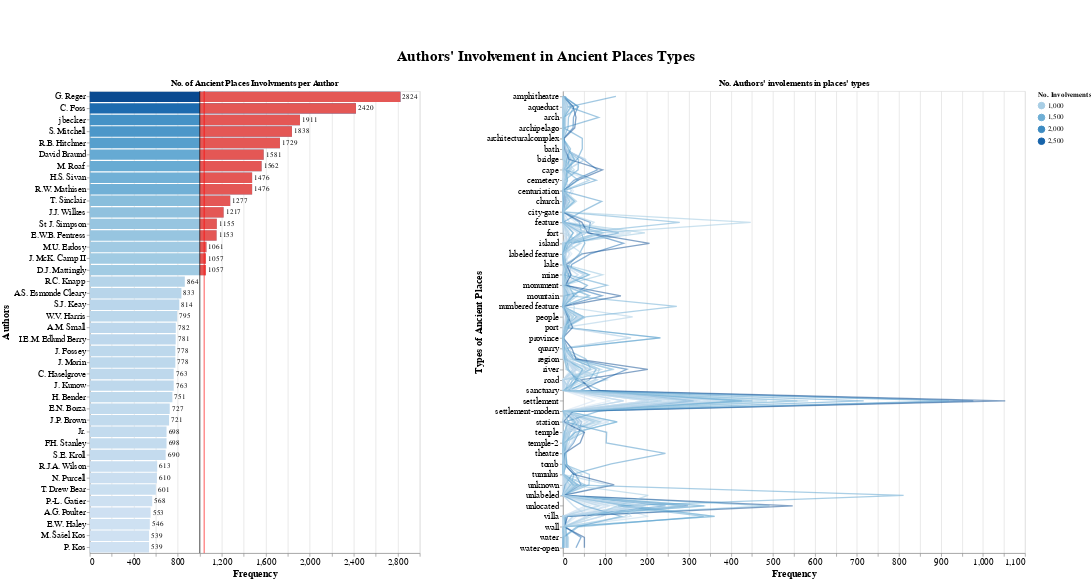

The notebook cell saved with this chart:
### Markdown cell above
# Building the Desing 4

### Code cell
des3_df = pd.read_csv('des3_df.csv', index_col=0)
f_t_100 = pd.read_csv('f_t_100_des4.csv', index_col=0)

threshold = pd.DataFrame([{"threshold": 1000}])
selector = alt.selection_multi(fields=['creators'])
feat_t = list(f_t_100['feature types'].values)


########################
## CREATORS BAR CHART ##
########################
bars = alt.Chart(des3_df).mark_bar().encode(
    x=alt.X("frequency:Q", title='Frequency'),
    y=alt.Y("creators:O", title='Authors',
            sort=alt.Sort(field="frequency", order="descending"),
            ),
    color=alt.condition(selector, #brush,
                        'frequency:Q',
                        alt.value('lightgray'),
                        #legend=None
                        legend=alt.Legend( title='No. Involvements')
                       )
).properties(
    title="No. of Ancient Places Involvments per Author",
    #fontSize=2,
    #titleFontSize = 14,
    height=700
).transform_calculate(
    "baseline", "90"
).add_selection(
    selector #brush
)


'''
text = bars.mark_text(
    align='left',
    baseline='middle',
    dx=3,  # Nudges text to right so it doesn't appear on top of the bar
   # text=alt.Text('frequency:Q')
).encode(
    text='frequency:O'
)
'''



highlight = alt.Chart(des3_df).mark_bar(color="#e45755").encode(
    x=alt.X('frequency:Q'),
    x2= alt.X2('baseline:Q'),
    y=alt.Y('creators:O', sort=alt.Sort(field="frequency", order="descending")),
).transform_calculate("baseline", "1000").transform_window(
    rank='rank(frequency)',
    sort=[alt.SortField("frequency", order="descending")],
).transform_filter(
    alt.datum.frequency > 1000
).transform_filter(
    selector #brush
)

rule = alt.Chart(threshold).mark_rule().encode(
    x='threshold:Q'
)

rule2 = alt.Chart(des3_df).mark_rule(color='red').encode(
    x='mean(frequency):Q',
)



#######################
##  PARALLEL COORDS  ##
#######################
par_cord = alt.Chart(des3_df).transform_window(
    index='count()'
).transform_fold(
    feat_t
).mark_line().encode(
    y=alt.Y('key:N', title='Types of Ancient Places'),
    x=alt.X('value:Q', title='Frequency'),
    #color='frequency:O',
    color=alt.condition(selector, #brush,
                        'frequency:Q',
                        alt.value('lightgray'),
                        legend=None
                       ),
    detail='index:N',
    opacity=alt.value(0.5)
).properties(
    title="No. Authors' involements in places' types",
    #fontSize=20,
    width=700,
    height=700
).add_selection(
    selector #brush
).transform_filter(
    selector #brush
)



#################
##   Merging   ##
#################
creators = (bars + text + highlight + rule + rule2).properties(width=500)

dashboard1 = alt.hconcat(creators, par_cord, spacing=80,padding={"top":75}, title={"text":"Authors' Involvement in Ancient Places Types",
                                                   "fontSize":23,
                                                   "anchor":"middle", 
                                                   "baseline":"alphabetic"}).configure_axis(
    labelFontSize=13,
    titleFontSize=15
)
dashboard1

### Figure 1 — Vega-Lite specification as saved in the notebook (floating-point values rounded to 4 significant figures)
{"config": {"view": {"continuousWidth": 400, "continuousHeight": 300}, "axis": {"labelFontSize": 13, "titleFontSize": 15}}, "hconcat": [{"layer": [{"data": {"name": "data-f4ef95e05743da872d60807af327ae5d"}, "mark": "bar", "encoding": {"color": {"condition": {"type": "quantitative", "field": "frequency", "legend": {"title": "No. Involvements"}, "selection": "selector004"}, "value": "lightgray"}, "x": {"type": "quantitative", "field": "frequency", "title": "Frequency"}, "y": {"type": "ordinal", "field": "creators", "sort": {"field": "frequency", "order": "descending"}, "title": "Authors"}}, "height": 700, "selection": {"selector004": {"type": "multi", "fields": ["creators"]}}, "title": "No. of Ancient Places Involvments per Author", "transform": [{"calculate": "90", "as": "baseline"}]}, {"data": {"name": "data-f4ef95e05743da872d60807af327ae5d"}, "mark": {"type": "text", "align": "left", "baseline": "middle", "dx": 3}, "encoding": {"text": {"type": "ordinal", "field": "frequency"}, "x": {"type": "quantitative", "field": "frequency", "title": "Frequency"}, "y": {"type": "ordinal", "field": "creators", "sort": {"field": "frequency", "order": "descending"}, "title": "Authors"}}, "height": 700, "selection": {"selector003": {"type": "multi", "fields": ["creators"]}}, "title": "No. of Ancient Places Involvments per Author", "transform": [{"calculate": "90", "as": "baseline"}]}, {"data": {"name": "data-f4ef95e05743da872d60807af327ae5d"}, "mark": {"type": "bar", "color": "#e45755"}, "encoding": {"x": {"type": "quantitative", "field": "frequency"}, "x2": {"field": "baseline"}, "y": {"type": "ordinal", "field": "creators", "sort": {"field": "frequency", "order": "descending"}}}, "transform": [{"calculate": "1000", "as": "baseline"}, {"window": [{"op": "rank", "field": "frequency", "as": "rank"}], "sort": [{"field": "frequency", "order": "descending"}]}, {"filter": "(datum.frequency > 1000)"}, {"filter": {"selection": "selector004"}}]}, {"data": {"name": "data-85e7df2fb05bac18b4a6dbad3f0089bd"}, "mark": "rule", "encoding": {"x": {"type": "quantitative", "field": "threshold"}}}, {"data": {"name": "data-f4ef95e05743da872d60807af327ae5d"}, "mark": {"type": "rule", "color": "red"}, "encoding": {"x": {"type": "quantitative", "aggregate": "mean", "field": "frequency"}}}], "width": 500}, {"data": {"name": "data-f4ef95e05743da872d60807af327ae5d"}, "mark": "line", "encoding": {"color": {"condition": {"type": "quantitative", "field": "frequency", "legend": null, "selection": "selector004"}, "value": "lightgray"}, "detail": {"type": "nominal", "field": "index"}, "opacity": {"value": 0.5}, "x": {"type": "quantitative", "field": "value", "title": "Frequency"}, "y": {"type": "nominal", "field": "key", "title": "Types of Ancient Places"}}, "height": 700, "selection": {"selector004": {"type": "multi", "fields": ["creators"]}}, "title": "No. Authors' involements in places' types", "transform": [{"window": [{"op": "count", "as": "index"}]}, {"fold": ["aqueduct", "numbered feature", "cemetery", "church", "settlement-modern", "cape", "labeled feature", "centuriation", "villa", "water", "sanctuary", "amphitheatre", "arch", "station", "mountain", "island", "temple", "unlabeled", "road", "feature", "mine", "archipelago", "bridge", "river", "water-open", "theatre", "monument", "bath", "city-gate", "wall", "region", "fort", "tomb", "unlocated", "province", "lake", "quarry", "people", "settlement", "port", "unknown", "architecturalcomplex", "tumulus", "temple-2"]}, {"filter": {"selection": "selector004"}}], "width": 700}], "padding": {"top": 75}, "spacing": 80, "title": {"text": "Authors' Involvement in Ancient Places Types", "fontSize": 23, "anchor": "middle", "baseline": "alphabetic"}, "$schema": "https://vega.github.io/schema/vega-lite/v4.8.1.json", "datasets": {"data-f4ef95e05743da872d60807af327ae5d": [{"creators": "Jr.", "frequency": 698, "aqueduct": 12, "lake": 2, "bridge": 53, "settlement": 204, "unlabeled": 0, "villa": 91, "labeled feature": 0, "mine": 51, "tomb": 0, "water-open": 3, "province": 0, "fort": 7, "wall": 1, "people": 11, "settlement-modern": 4, "temple-2": 4, "monument": 1, "cemetery": 0, "station": 36, "cape": 10, "unlocated": 162, "road": 1, "architecturalcomplex": 0, "temple": 5, "sanctuary": 4, "water": 3, "region": 5, "theatre": 3, "city-gate": 0, "amphitheatre": 2, "mountain": 5, "church": 0, "port": 3, "river": 24, "island": 10, "arch": 0, "feature": 0, "quarry": 0, "archipelago": 0, "bath": 1, "centuriation": 1, "numbered feature": 0, "unknown": 8, "tumulus": 0}, {"creators": "A.G. Poulter", "frequency": 553, "aqueduct": 2, "lake": 0, "bridge": 2, "settlement": 74, "unlabeled": 0, "villa": 7, "labeled feature": 16, "mine": 4, "tomb": 0, "water-open": 0, "province": 0, "fort": 120, "wall": 1, "people": 10, "settlement-modern": 1, "temple-2": 0, "monument": 0, "cemetery": 0, "station": 22, "cape": 2, "unlocated": 246, "road": 34, "architecturalcomplex": 0, "temple": 2, "sanctuary": 1, "water": 0, "region": 1, "theatre": 0, "city-gate": 0, "amphitheatre": 0, "mountain": 1, "church": 3, "port": 3, "river": 10, "island": 1, "arch": 0, "feature": 16, "quarry": 0, "archipelago": 0, "bath": 1, "centuriation": 0, "numbered feature": 0, "unknown": 0, "tumulus": 3}, {"creators": "P.-L. Gatier", "frequency": 568, "aqueduct": 10, "lake": 0, "bridge": 17, "settlement": 212, "unlabeled": 0, "villa": 1, "labeled feature": 6, "mine": 0, "tomb": 3, "water-open": 2, "province": 0, "fort": 26, "wall": 0, "people": 6, "settlement-modern": 1, "temple-2": 3, "monument": 3, "cemetery": 1, "station": 32, "cape": 1, "unlocated": 108, "road": 38, "architecturalcomplex": 0, "temple": 14, "sanctuary": 12, "water": 2, "region": 7, "theatre": 2, "city-gate": 0, "amphitheatre": 1, "mountain": 18, "church": 16, "port": 7, "river": 26, "island": 0, "arch": 1, "feature": 6, "quarry": 0, "archipelago": 0, "bath": 1, "centuriation": 5, "numbered feature": 0, "unknown": 3, "tumulus": 2}, {"creators": "C. Haselgrove", "frequency": 763, "aqueduct": 6, "lake": 0, "bridge": 9, "settlement": 320, "unlabeled": 0, "villa": 59, "labeled feature": 0, "mine": 11, "tomb": 3, "water-open": 0, "province": 0, "fort": 85, "wall": 1, "people": 38, "settlement-modern": 5, "temple-2": 5, "monument": 1, "cemetery": 3, "station": 39, "cape": 0, "unlocated": 25, "road": 82, "architecturalcomplex": 0, "temple": 26, "sanctuary": 24, "water": 0, "region": 2, "theatre": 7, "city-gate": 0, "amphitheatre": 3, "mountain": 3, "church": 0, "port": 1, "river": 30, "island": 0, "arch": 0, "feature": 0, "quarry": 7, "archipelago": 0, "bath": 6, "centuriation": 0, "numbered feature": 0, "unknown": 11, "tumulus": 2}, {"creators": "E.N. Borza", "frequency": 727, "aqueduct": 2, "lake": 7, "bridge": 14, "settlement": 294, "unlabeled": 0, "villa": 4, "labeled feature": 0, "mine": 21, "tomb": 0, "water-open": 7, "province": 0, "fort": 42, "wall": 3, "people": 6, "settlement-modern": 6, "temple-2": 2, "monument": 1, "cemetery": 3, "station": 27, "cape": 16, "unlocated": 162, "road": 1, "architecturalcomplex": 0, "temple": 5, "sanctuary": 2, "water": 7, "region": 9, "theatre": 0, "city-gate": 0, "amphitheatre": 0, "mountain": 14, "church": 0, "port": 3, "river": 35, "island": 27, "arch": 0, "feature": 0, "quarry": 3, "archipelago": 0, "bath": 0, "centuriation": 0, "numbered feature": 0, "unknown": 37, "tumulus": 1}, {"creators": "H. Bender", "frequency": 751, "aqueduct": 4, "lake": 3, "bridge": 25, "settlement": 242, "unlabeled": 0, "villa": 1, "labeled feature": 0, "mine": 13, "tomb": 0, "water-open": 1, "province": 1, "fort": 146, "wall": 4, "people": 41, "settlement-modern": 5, "temple-2": 0, "monument": 0, "cemetery": 62, "station": 68, "cape": 0, "unlocated": 65, "road": 1, "architecturalcomplex": 0, "temple": 11, "sanctuary": 7, "water": 1, "region": 2, "theatre": 2, "city-gate": 0, "amphitheatre": 2, "mountain": 7, "church": 10, "port": 1, "river": 31, "island": 0, "arch": 0, "feature": 0, "quarry": 4, "archipelago": 0, "bath": 1, "centuriation": 1, "numbered feature": 0, "unknown": 15, "tumulus": 0}, {"creators": "J.J. Wilkes", "frequency": 1217, "aqueduct": 0, "lake": 2, "bridge": 6, "settlement": 294, "unlabeled": 0, "villa": 0, "labeled feature": 6, "mine": 94, "tomb": 0, "water-open": 0, "province": 232, "fort": 195, "wall": 1, "people": 24, "settlement-modern": 3, "temple-2": 0, "monument": 1, "cemetery": 1, "station": 87, "cape": 1, "unlocated": 88, "road": 104, "architecturalcomplex": 0, "temple": 1, "sanctuary": 0, "water": 0, "region": 8, "theatre": 1, "city-gate": 0, "amphitheatre": 1, "mountain": 11, "church": 0, "port": 3, "river": 38, "island": 1, "arch": 0, "feature": 6, "quarry": 0, "archipelago": 0, "bath": 7, "centuriation": 0, "numbered feature": 0, "unknown": 27, "tumulus": 1}, {"creators": "T. Drew Bear", "frequency": 601, "aqueduct": 1, "lake": 0, "bridge": 16, "settlement": 145, "unlabeled": 0, "villa": 0, "labeled feature": 21, "mine": 4, "tomb": 2, "water-open": 0, "province": 0, "fort": 9, "wall": 1, "people": 0, "settlement-modern": 2, "temple-2": 21, "monument": 3, "cemetery": 0, "station": 1, "cape": 0, "unlocated": 281, "road": 0, "architecturalcomplex": 0, "temple": 25, "sanctuary": 13, "water": 0, "region": 4, "theatre": 0, "city-gate": 0, "amphitheatre": 0, "mountain": 7, "church": 2, "port": 0, "river": 18, "island": 0, "arch": 0, "feature": 30, "quarry": 4, "archipelago": 0, "bath": 3, "centuriation": 0, "numbered feature": 9, "unknown": 4, "tumulus": 2}, {"creators": "C. Foss", "frequency": 2420, "aqueduct": 36, "lake": 21, "bridge": 48, "settlement": 977, "unlabeled": 0, "villa": 7, "labeled feature": 65, "mine": 13, "tomb": 8, "water-open": 31, "province": 0, "fort": 61, "wall": 5, "people": 8, "settlement-modern": 17, "temple-2": 25, "monument": 8, "cemetery": 26, "station": 44, "cape": 82, "unlocated": 298, "road": 95, "architecturalcomplex": 1, "temple": 38, "sanctuary": 42, "water": 43, "region": 25, "theatre": 5, "city-gate": 0, "amphitheatre": 0, "mountain": 93, "church": 10, "port": 11, "river": 152, "island": 144, "arch": 25, "feature": 65, "quarry": 11, "archipelago": 24, "bath": 4, "centuriation": 0, "numbered feature": 0, "unknown": 43, "tumulus": 30}, {"creators": "J.P. Brown", "frequency": 721, "aqueduct": 20, "lake": 3, "bridge": 16, "settlement": 351, "unlabeled": 0, "villa": 0, "labeled feature": 15, "mine": 0, "tomb": 0, "water-open": 1, "province": 0, "fort": 55, "wall": 0, "people": 9, "settlement-modern": 3, "temple-2": 14, "monument": 2, "cemetery": 1, "station": 23, "cape": 2, "unlocated": 81, "road": 42, "architecturalcomplex": 0, "temple": 30, "sanctuary": 9, "water": 2, "region": 8, "theatre": 4, "city-gate": 0, "amphitheatre": 1, "mountain": 12, "church": 9, "port": 4, "river": 22, "island": 0, "arch": 0, "feature": 15, "quarry": 1, "archipelago": 0, "bath": 3, "centuriation": 3, "numbered feature": 0, "unknown": 7, "tumulus": 0}, {"creators": "S.J. Keay", "frequency": 814, "aqueduct": 7, "lake": 2, "bridge": 19, "settlement": 226, "unlabeled": 0, "villa": 162, "labeled feature": 0, "mine": 36, "tomb": 8, "water-open": 1, "province": 0, "fort": 15, "wall": 0, "people": 35, "settlement-modern": 6, "temple-2": 1, "monument": 1, "cemetery": 6, "station": 73, "cape": 5, "unlocated": 141, "road": 0, "architecturalcomplex": 0, "temple": 11, "sanctuary": 5, "water": 1, "region": 4, "theatre": 1, "city-gate": 0, "amphitheatre": 1, "mountain": 10, "church": 11, "port": 3, "river": 27, "island": 0, "arch": 1, "feature": 0, "quarry": 1, "archipelago": 0, "bath": 8, "centuriation": 0, "numbered feature": 0, "unknown": 16, "tumulus": 0}, {"creators": "T. Sinclair", "frequency": 1277, "aqueduct": 9, "lake": 6, "bridge": 27, "settlement": 410, "unlabeled": 0, "villa": 2, "labeled feature": 4, "mine": 2, "tomb": 3, "water-open": 1, "province": 1, "fort": 83, "wall": 1, "people": 34, "settlement-modern": 1, "temple-2": 1, "monument": 3, "cemetery": 0, "station": 76, "cape": 8, "unlocated": 286, "road": 76, "architecturalcomplex": 1, "temple": 9, "sanctuary": 11, "water": 1, "region": 36, "theatre": 1, "city-gate": 0, "amphitheatre": 1, "mountain": 35, "church": 32, "port": 6, "river": 87, "island": 3, "arch": 2, "feature": 4, "quarry": 0, "archipelago": 0, "bath": 0, "centuriation": 2, "numbered feature": 0, "unknown": 36, "tumulus": 2}, {"creators": "I.E.M. Edlund Berry", "frequency": 781, "aqueduct": 8, "lake": 4, "bridge": 21, "settlement": 327, "unlabeled": 0, "villa": 23, "labeled feature": 0, "mine": 0, "tomb": 0, "water-open": 10, "province": 0, "fort": 13, "wall": 0, "people": 24, "settlement-modern": 9, "temple-2": 7, "monument": 0, "cemetery": 1, "station": 59, "cape": 19, "unlocated": 147, "road": 21, "architecturalcomplex": 0, "temple": 12, "sanctuary": 15, "water": 10, "region": 6, "theatre": 1, "city-gate": 0, "amphitheatre": 1, "mountain": 10, "church": 1, "port": 8, "river": 63, "island": 15, "arch": 5, "feature": 0, "quarry": 2, "archipelago": 5, "bath": 2, "centuriation": 20, "numbered feature": 0, "unknown": 7, "tumulus": 0}, {"creators": "H.S. Sivan", "frequency": 1476, "aqueduct": 19, "lake": 2, "bridge": 27, "settlement": 426, "unlabeled": 0, "villa": 361, "labeled feature": 0, "mine": 62, "tomb": 9, "water-open": 2, "province": 0, "fort": 24, "wall": 0, "people": 49, "settlement-modern": 9, "temple-2": 4, "monument": 2, "cemetery": 10, "station": 129, "cape": 8, "unlocated": 156, "road": 31, "architecturalcomplex": 0, "temple": 29, "sanctuary": 14, "water": 2, "region": 5, "theatre": 7, "city-gate": 0, "amphitheatre": 5, "mountain": 12, "church": 27, "port": 5, "river": 47, "island": 9, "arch": 2, "feature": 0, "quarry": 2, "archipelago": 1, "bath": 13, "centuriation": 0, "numbered feature": 0, "unknown": 32, "tumulus": 0}, {"creators": "R.J.A. Wilson", "frequency": 613, "aqueduct": 5, "lake": 2, "bridge": 8, "settlement": 264, "unlabeled": 0, "villa": 55, "labeled feature": 0, "mine": 9, "tomb": 1, "water-open": 2, "province": 0, "fort": 16, "wall": 2, "people": 1, "settlement-modern": 18, "temple-2": 1, "monument": 2, "cemetery": 2, "station": 23, "cape": 17, "unlocated": 98, "road": 0, "architecturalcomplex": 1, "temple": 4, "sanctuary": 19, "water": 3, "region": 0, "theatre": 2, "city-gate": 0, "amphitheatre": 0, "mountain": 19, "church": 3, "port": 7, "river": 65, "island": 24, "arch": 4, "feature": 0, "quarry": 0, "archipelago": 3, "bath": 7, "centuriation": 0, "numbered feature": 0, "unknown": 7, "tumulus": 0}, {"creators": "M.U. Erdosy", "frequency": 1061, "aqueduct": 0, "lake": 6, "bridge": 0, "settlement": 422, "unlabeled": 0, "villa": 0, "labeled feature": 0, "mine": 0, "tomb": 0, "water-open": 3, "province": 0, "fort": 2, "wall": 0, "people": 166, "settlement-modern": 3, "temple-2": 1, "monument": 0, "cemetery": 0, "station": 0, "cape": 11, "unlocated": 198, "road": 0, "architecturalcomplex": 0, "temple": 1, "sanctuary": 1, "water": 5, "region": 15, "theatre": 0, "city-gate": 0, "amphitheatre": 0, "mountain": 28, "church": 0, "port": 6, "river": 91, "island": 43, "arch": 3, "feature": 0, "quarry": 0, "archipelago": 3, "bath": 0, "centuriation": 0, "numbered feature": 0, "unknown": 108, "tumulus": 0}, {"creators": "M. Šašel Kos", "frequency": 539, "aqueduct": 19, "lake": 3, "bridge": 4, "settlement": 144, "unlabeled": 0, "villa": 0, "labeled feature": 7, "mine": 19, "tomb": 0, "water-open": 4, "province": 1, "fort": 47, "wall": 0, "people": 41, "settlement-modern": 2, "temple-2": 0, "monument": 0, "cemetery": 0, "station": 109, "cape": 3, "unlocated": 54, "road": 0, "architecturalcomplex": 1, "temple": 0, "sanctuary": 0, "water": 4, "region": 2, "theatre": 2, "city-gate": 0, "amphitheatre": 2, "mountain": 12, "church": 0, "port": 4, "river": 27, "island": 24, "arch": 7, "feature": 7, "quarry": 20, "archipelago": 6, "bath": 3, "centuriation": 7, "numbered feature": 0, "unknown": 0, "tumulus": 0}, {"creators": "R.C. Knapp", "frequency": 864, "aqueduct": 12, "lake": 2, "bridge": 53, "settlement": 204, "unlabeled": 0, "villa": 91, "labeled feature": 0, "mine": 51, "tomb": 0, "water-open": 3, "province": 162, "fort": 7, "wall": 1, "people": 11, "settlement-modern": 4, "temple-2": 4, "monument": 1, "cemetery": 0, "station": 36, "cape": 10, "unlocated": 162, "road": 1, "architecturalcomplex": 0, "temple": 5, "sanctuary": 4, "water": 3, "region": 6, "theatre": 3, "city-gate": 0, "amphitheatre": 2, "mountain": 5, "church": 0, "port": 3, "river": 24, "island": 10, "arch": 0, "feature": 0, "quarry": 0, "archipelago": 0, "bath": 1, "centuriation": 1, "numbered feature": 0, "unknown": 8, "tumulus": 0}, {"creators": "S. Mitchell", "frequency": 1838, "aqueduct": 26, "lake": 15, "bridge": 37, "settlement": 716, "unlabeled": 0, "villa": 5, "labeled feature": 39, "mine": 6, "tomb": 1, "water-open": 11, "province": 232, "fort": 44, "wall": 2, "people": 16, "settlement-modern": 13, "temple-2": 9, "monument": 5, "cemetery": 4, "station": 37, "cape": 36, "unlocated": 244, "road": 63, "architecturalcomplex": 1, "temple": 17, "sanctuary": 17, "water": 11, "region": 23, "theatre": 5, "city-gate": 0, "amphitheatre": 0, "mountain": 63, "church": 8, "port": 5, "river": 79, "island": 52, "arch": 13, "feature": 39, "quarry": 3, "archipelago": 12, "bath": 4, "centuriation": 0, "numbered feature": 0, "unknown": 19, "tumulus": 26}, {"creators": "A.M. Small", "frequency": 782, "aqueduct": 8, "lake": 4, "bridge": 21, "settlement": 327, "unlabeled": 0, "villa": 23, "labeled feature": 0, "mine": 0, "tomb": 0, "water-open": 10, "province": 0, "fort": 13, "wall": 0, "people": 24, "settlement-modern": 9, "temple-2": 7, "monument": 0, "cemetery": 1, "station": 59, "cape": 19, "unlocated": 147, "road": 22, "architecturalcomplex": 0, "temple": 12, "sanctuary": 15, "water": 10, "region": 6, "theatre": 1, "city-gate": 0, "amphitheatre": 1, "mountain": 10, "church": 1, "port": 8, "river": 63, "island": 15, "arch": 5, "feature": 0, "quarry": 2, "archipelago": 5, "bath": 2, "centuriation": 20, "numbered feature": 0, "unknown": 7, "tumulus": 0}, {"creators": "W.V. Harris", "frequency": 795, "aqueduct": 6, "lake": 15, "bridge": 32, "settlement": 284, "unlabeled": 0, "villa": 25, "labeled feature": 0, "mine": 18, "tomb": 1, "water-open": 0, "province": 162, "fort": 0, "wall": 2, "people": 36, "settlement-modern": 17, "temple-2": 4, "monument": 0, "cemetery": 9, "station": 43, "cape": 2, "unlocated": 112, "road": 4, "architecturalcomplex": 2, "temple": 4, "sanctuary": 11, "water": 0, "region": 9, "theatre": 2, "city-gate": 0, "amphitheatre": 2, "mountain": 10, "church": 8, "port": 14, "river": 56, "island": 14, "arch": 2, "feature": 0, "quarry": 0, "archipelago": 0, "bath": 7, "centuriation": 10, "numbered feature": 0, "unknown": 2, "tumulus": 3}, {"creators": "St J. Simpson", "frequency": 1155, "aqueduct": 0, "lake": 7, "bridge": 7, "settlement": 486, "unlabeled": 0, "villa": 0, "labeled feature": 0, "mine": 0, "tomb": 2, "water-open": 0, "province": 2, "fort": 56, "wall": 9, "people": 21, "settlement-modern": 3, "temple-2": 1, "monument": 7, "cemetery": 5, "station": 25, "cape": 0, "unlocated": 339, "road": 15, "architecturalcomplex": 1, "temple": 14, "sanctuary": 4, "water": 0, "region": 36, "theatre": 0, "city-gate": 0, "amphitheatre": 0, "mountain": 16, "church": 16, "port": 2, "river": 55, "island": 8, "arch": 1, "feature": 0, "quarry": 0, "archipelago": 0, "bath": 0, "centuriation": 0, "numbered feature": 0, "unknown": 35, "tumulus": 0}, {"creators": "David Braund", "frequency": 1581, "aqueduct": 0, "lake": 5, "bridge": 12, "settlement": 451, "unlabeled": 0, "villa": 6, "labeled feature": 7, "mine": 2, "tomb": 0, "water-open": 8, "province": 1, "fort": 40, "wall": 8, "people": 54, "settlement-modern": 2, "temple-2": 1, "monument": 1, "cemetery": 1, "station": 30, "cape": 15, "unlocated": 336, "road": 25, "architecturalcomplex": 0, "temple": 7, "sanctuary": 4, "water": 8, "region": 24, "theatre": 0, "city-gate": 0, "amphitheatre": 0, "mountain": 17, "church": 3, "port": 8, "river": 116, "island": 10, "arch": 0, "feature": 278, "quarry": 0, "archipelago": 0, "bath": 0, "centuriation": 3, "numbered feature": 271, "unknown": 62, "tumulus": 63}, {"creators": "J. Fossey", "frequency": 778, "aqueduct": 0, "lake": 8, "bridge": 1, "settlement": 374, "unlabeled": 0, "villa": 0, "labeled feature": 0, "mine": 1, "tomb": 1, "water-open": 5, "province": 0, "fort": 35, "wall": 3, "people": 7, "settlement-modern": 4, "temple-2": 23, "monument": 0, "cemetery": 0, "station": 0, "cape": 7, "unlocated": 192, "road": 0, "architecturalcomplex": 0, "temple": 35, "sanctuary": 20, "water": 5, "region": 9, "theatre": 1, "city-gate": 0, "amphitheatre": 0, "mountain": 22, "church": 5, "port": 4, "river": 32, "island": 22, "arch": 0, "feature": 0, "quarry": 1, "archipelago": 0, "bath": 0, "centuriation": 0, "numbered feature": 0, "unknown": 30, "tumulus": 0}, {"creators": "P. Kos", "frequency": 539, "aqueduct": 19, "lake": 3, "bridge": 4, "settlement": 144, "unlabeled": 0, "villa": 0, "labeled feature": 7, "mine": 19, "tomb": 0, "water-open": 4, "province": 1, "fort": 47, "wall": 0, "people": 41, "settlement-modern": 2, "temple-2": 0, "monument": 0, "cemetery": 0, "station": 109, "cape": 3, "unlocated": 54, "road": 0, "architecturalcomplex": 1, "temple": 0, "sanctuary": 0, "water": 4, "region": 2, "theatre": 2, "city-gate": 0, "amphitheatre": 2, "mountain": 12, "church": 0, "port": 4, "river": 27, "island": 24, "arch": 7, "feature": 7, "quarry": 20, "archipelago": 6, "bath": 3, "centuriation": 7, "numbered feature": 0, "unknown": 0, "tumulus": 0}, {"creators": "M. Roaf", "frequency": 1562, "aqueduct": 1, "lake": 7, "bridge": 18, "settlement": 558, "unlabeled": 0, "villa": 0, "labeled feature": 0, "mine": 3, "tomb": 4, "water-open": 1, "province": 3, "fort": 96, "wall": 8, "people": 32, "settlement-modern": 4, "temple-2": 1, "monument": 14, "cemetery": 11, "station": 26, "cape": 1, "unlocated": 492, "road": 16, "architecturalcomplex": 1, "temple": 50, "sanctuary": 6, "water": 1, "region": 54, "theatre": 0, "city-gate": 0, "amphitheatre": 0, "mountain": 26, "church": 16, "port": 3, "river": 66, "island": 13, "arch": 2, "feature": 0, "quarry": 2, "archipelago": 1, "bath": 0, "centuriation": 0, "numbered feature": 0, "unknown": 52, "tumulus": 0}, {"creators": "S.E. Kroll", "frequency": 690, "aqueduct": 0, "lake": 6, "bridge": 3, "settlement": 255, "unlabeled": 0, "villa": 0, "labeled feature": 0, "mine": 0, "tomb": 0, "water-open": 1, "province": 1, "fort": 53, "wall": 0, "people": 17, "settlement-modern": 1, "temple-2": 0, "monument": 2, "cemetery": 10, "station": 25, "cape": 0, "unlocated": 194, "road": 15, "architecturalcomplex": 1, "temple": 7, "sanctuary": 4, "water": 1, "region": 25, "theatre": 0, "city-gate": 0, "amphitheatre": 0, "mountain": 18, "church": 16, "port": 0, "river": 22, "island": 0, "arch": 1, "feature": 0, "quarry": 0, "archipelago": 0, "bath": 0, "centuriation": 0, "numbered feature": 0, "unknown": 26, "tumulus": 0}, {"creators": "N. Purcell", "frequency": 610, "aqueduct": 8, "lake": 5, "bridge": 11, "settlement": 198, "unlabeled": 0, "villa": 26, "labeled feature": 0, "mine": 0, "tomb": 0, "water-open": 4, "province": 0, "fort": 2, "wall": 1, "people": 36, "settlement-modern": 15, "temple-2": 10, "monument": 0, "cemetery": 2, "station": 16, "cape": 4, "unlocated": 189, "road": 8, "architecturalcomplex": 1, "temple": 11, "sanctuary": 22, "water": 4, "region": 15, "theatre": 9, "city-gate": 0, "amphitheatre": 7, "mountain": 18, "church": 10, "port": 5, "river": 24, "island": 11, "arch": 3, "feature": 0, "quarry": 0, "archipelago": 2, "bath": 4, "centuriation": 25, "numbered feature": 0, "unknown": 8, "tumulus": 0}, {"creators": "E.W. Haley", "frequency": 546, "aqueduct": 1, "lake": 0, "bridge": 26, "settlement": 113, "unlabeled": 0, "villa": 33, "labeled feature": 0, "mine": 35, "tomb": 0, "water-open": 2, "province": 1, "fort": 6, "wall": 1, "people": 47, "settlement-modern": 3, "temple-2": 0, "monument": 1, "cemetery": 1, "station": 48, "cape": 5, "unlocated": 154, "road": 15, "architecturalcomplex": 0, "temple": 1, "sanctuary": 0, "water": 2, "region": 2, "theatre": 1, "city-gate": 0, "amphitheatre": 1, "mountain": 3, "church": 5, "port": 5, "river": 26, "island": 4, "arch": 3, "feature": 0, "quarry": 0, "archipelago": 3, "bath": 1, "centuriation": 0, "numbered feature": 0, "unknown": 23, "tumulus": 0}, {"creators": "A.S. Esmonde Cleary", "frequency": 833, "aqueduct": 7, "lake": 1, "bridge": 1, "settlement": 144, "unlabeled": 0, "villa": 203, "labeled feature": 0, "mine": 19, "tomb": 0, "water-open": 10, "province": 0, "fort": 162, "wall": 3, "people": 44, "settlement-modern": 6, "temple-2": 15, "monument": 1, "cemetery": 3, "station": 4, "cape": 16, "unlocated": 120, "road": 10, "architecturalcomplex": 1, "temple": 15, "sanctuary": 11, "water": 10, "region": 1, "theatre": 2, "city-gate": 0, "amphitheatre": 2, "mountain": 1, "church": 0, "port": 2, "river": 70, "island": 24, "arch": 5, "feature": 0, "quarry": 2, "archipelago": 4, "bath": 7, "centuriation": 0, "numbered feature": 0, "unknown": 5, "tumulus": 2}, {"creators": "jbecker", "frequency": 1911, "aqueduct": 14, "lake": 8, "bridge": 34, "settlement": 311, "unlabeled": 0, "villa": 139, "labeled feature": 0, "mine": 5, "tomb": 115, "water-open": 0, "province": 0, "fort": 133, "wall": 33, "people": 11, "settlement-modern": 83, "temple-2": 103, "monument": 58, "cemetery": 79, "station": 5, "cape": 6, "unlocated": 51, "road": 31, "architecturalcomplex": 46, "temple": 104, "sanctuary": 89, "water": 0, "region": 9, "theatre": 244, "city-gate": 43, "amphitheatre": 126, "mountain": 24, "church": 92, "port": 14, "river": 13, "island": 21, "arch": 85, "feature": 0, "quarry": 0, "archipelago": 2, "bath": 46, "centuriation": 0, "numbered feature": 0, "unknown": 5, "tumulus": 22}, {"creators": "F.H. Stanley", "frequency": 698, "aqueduct": 12, "lake": 2, "bridge": 53, "settlement": 204, "unlabeled": 0, "villa": 91, "labeled feature": 0, "mine": 51, "tomb": 0, "water-open": 3, "province": 0, "fort": 7, "wall": 1, "people": 11, "settlement-modern": 4, "temple-2": 4, "monument": 1, "cemetery": 0, "station": 36, "cape": 10, "unlocated": 162, "road": 1, "architecturalcomplex": 0, "temple": 5, "sanctuary": 4, "water": 3, "region": 5, "theatre": 3, "city-gate": 0, "amphitheatre": 2, "mountain": 5, "church": 0, "port": 3, "river": 24, "island": 10, "arch": 0, "feature": 0, "quarry": 0, "archipelago": 0, "bath": 1, "centuriation": 1, "numbered feature": 0, "unknown": 8, "tumulus": 0}, {"creators": "G. Reger", "frequency": 2824, "aqueduct": 24, "lake": 8, "bridge": 14, "settlement": 1053, "unlabeled": 0, "villa": 11, "labeled feature": 45, "mine": 19, "tomb": 3, "water-open": 51, "province": 0, "fort": 59, "wall": 3, "people": 12, "settlement-modern": 24, "temple-2": 41, "monument": 6, "cemetery": 34, "station": 1, "cape": 94, "unlocated": 547, "road": 43, "architecturalcomplex": 3, "temple": 51, "sanctuary": 68, "water": 51, "region": 31, "theatre": 3, "city-gate": 0, "amphitheatre": 0, "mountain": 138, "church": 5, "port": 23, "river": 202, "island": 206, "arch": 31, "feature": 45, "quarry": 21, "archipelago": 28, "bath": 4, "centuriation": 0, "numbered feature": 0, "unknown": 122, "tumulus": 26}, {"creators": "J. Kunow", "frequency": 763, "aqueduct": 6, "lake": 0, "bridge": 9, "settlement": 320, "unlabeled": 0, "villa": 59, "labeled feature": 0, "mine": 11, "tomb": 3, "water-open": 0, "province": 0, "fort": 85, "wall": 1, "people": 38, "settlement-modern": 5, "temple-2": 5, "monument": 1, "cemetery": 3, "station": 39, "cape": 0, "unlocated": 25, "road": 82, "architecturalcomplex": 0, "temple": 26, "sanctuary": 24, "water": 0, "region": 2, "theatre": 7, "city-gate": 0, "amphitheatre": 3, "mountain": 3, "church": 0, "port": 1, "river": 30, "island": 0, "arch": 0, "feature": 0, "quarry": 7, "archipelago": 0, "bath": 6, "centuriation": 0, "numbered feature": 0, "unknown": 11, "tumulus": 2}, {"creators": "J. McK. Camp II", "frequency": 1057, "aqueduct": 0, "lake": 1, "bridge": 0, "settlement": 431, "unlabeled": 0, "villa": 5, "labeled feature": 0, "mine": 5, "tomb": 0, "water-open": 13, "province": 0, "fort": 10, "wall": 3, "people": 7, "settlement-modern": 5, "temple-2": 10, "monument": 0, "cemetery": 3, "station": 0, "cape": 27, "unlocated": 289, "road": 1, "architecturalcomplex": 0, "temple": 12, "sanctuary": 18, "water": 13, "region": 18, "theatre": 1, "city-gate": 0, "amphitheatre": 0, "mountain": 62, "church": 2, "port": 11, "river": 122, "island": 39, "arch": 5, "feature": 0, "quarry": 7, "archipelago": 5, "bath": 1, "centuriation": 0, "numbered feature": 0, "unknown": 26, "tumulus": 0}, {"creators": "R.W. Mathisen", "frequency": 1476, "aqueduct": 19, "lake": 2, "bridge": 27, "settlement": 426, "unlabeled": 0, "villa": 361, "labeled feature": 0, "mine": 62, "tomb": 9, "water-open": 2, "province": 0, "fort": 24, "wall": 0, "people": 49, "settlement-modern": 9, "temple-2": 4, "monument": 2, "cemetery": 10, "station": 129, "cape": 8, "unlocated": 156, "road": 31, "architecturalcomplex": 0, "temple": 29, "sanctuary": 14, "water": 2, "region": 5, "theatre": 7, "city-gate": 0, "amphitheatre": 5, "mountain": 12, "church": 27, "port": 5, "river": 47, "island": 9, "arch": 2, "feature": 0, "quarry": 2, "archipelago": 1, "bath": 13, "centuriation": 0, "numbered feature": 0, "unknown": 32, "tumulus": 0}, {"creators": "R.B. Hitchner", "frequency": 1729, "aqueduct": 37, "lake": 2, "bridge": 9, "settlement": 919, "unlabeled": 811, "villa": 335, "labeled feature": 0, "mine": 13, "tomb": 0, "water-open": 1, "province": 0, "fort": 43, "wall": 37, "people": 15, "settlement-modern": 1, "temple-2": 0, "monument": 105, "cemetery": 36, "station": 13, "cape": 5, "unlocated": 131, "road": 37, "architecturalcomplex": 0, "temple": 3, "sanctuary": 2, "water": 2, "region": 4, "theatre": 4, "city-gate": 0, "amphitheatre": 2, "mountain": 3, "church": 1, "port": 5, "river": 10, "island": 6, "arch": 2, "feature": 0, "quarry": 3, "archipelago": 2, "bath": 18, "centuriation": 0, "numbered feature": 0, "unknown": 24, "tumulus": 0}, {"creators": "D.J. Mattingly", "frequency": 1057, "aqueduct": 5, "lake": 3, "bridge": 0, "settlement": 235, "unlabeled": 0, "villa": 147, "labeled feature": 47, "mine": 1, "tomb": 5, "water-open": 4, "province": 3, "fort": 44, "wall": 6, "people": 25, "settlement-modern": 2, "temple-2": 4, "monument": 7, "cemetery": 62, "station": 91, "cape": 20, "unlocated": 189, "road": 56, "architecturalcomplex": 0, "temple": 39, "sanctuary": 3, "water": 4, "region": 7, "theatre": 0, "city-gate": 1, "amphitheatre": 0, "mountain": 4, "church": 16, "port": 8, "river": 6, "island": 11, "arch": 3, "feature": 74, "quarry": 1, "archipelago": 3, "bath": 0, "centuriation": 0, "numbered feature": 27, "unknown": 16, "tumulus": 0}, {"creators": "J. Morin", "frequency": 778, "aqueduct": 0, "lake": 8, "bridge": 1, "settlement": 374, "unlabeled": 0, "villa": 0, "labeled feature": 0, "mine": 1, "tomb": 1, "water-open": 5, "province": 0, "fort": 35, "wall": 3, "people": 7, "settlement-modern": 4, "temple-2": 23, "monument": 0, "cemetery": 0, "station": 0, "cape": 7, "unlocated": 192, "road": 0, "architecturalcomplex": 0, "temple": 35, "sanctuary": 20, "water": 5, "region": 9, "theatre": 1, "city-gate": 0, "amphitheatre": 0, "mountain": 22, "church": 5, "port": 4, "river": 32, "island": 22, "arch": 0, "feature": 0, "quarry": 1, "archipelago": 0, "bath": 0, "centuriation": 0, "numbered feature": 0, "unknown": 30, "tumulus": 0}, {"creators": "E.W.B. Fentress", "frequency": 1153, "aqueduct": 13, "lake": 3, "bridge": 4, "settlement": 584, "unlabeled": 203, "villa": 68, "labeled feature": 0, "mine": 12, "tomb": 3, "water-open": 1, "province": 0, "fort": 89, "wall": 1, "people": 14, "settlement-modern": 0, "temple-2": 0, "monument": 2, "cemetery": 8, "station": 11, "cape": 2, "unlocated": 129, "road": 42, "architecturalcomplex": 0, "temple": 5, "sanctuary": 2, "water": 1, "region": 2, "theatre": 1, "city-gate": 0, "amphitheatre": 1, "mountain": 5, "church": 22, "port": 4, "river": 11, "island": 0, "arch": 0, "feature": 447, "quarry": 2, "archipelago": 0, "bath": 2, "centuriation": 0, "numbered feature": 0, "unknown": 17, "tumulus": 45}], "data-85e7df2fb05bac18b4a6dbad3f0089bd": [{"threshold": 1000}]}}
